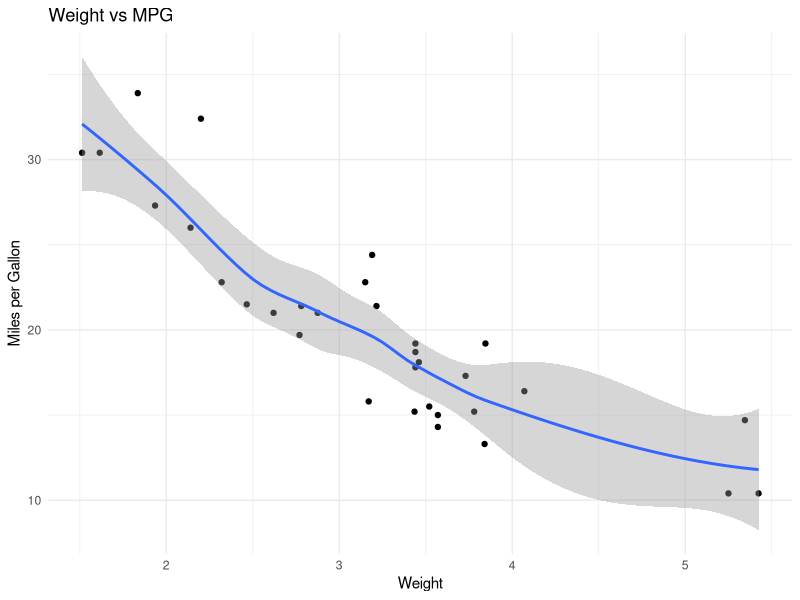
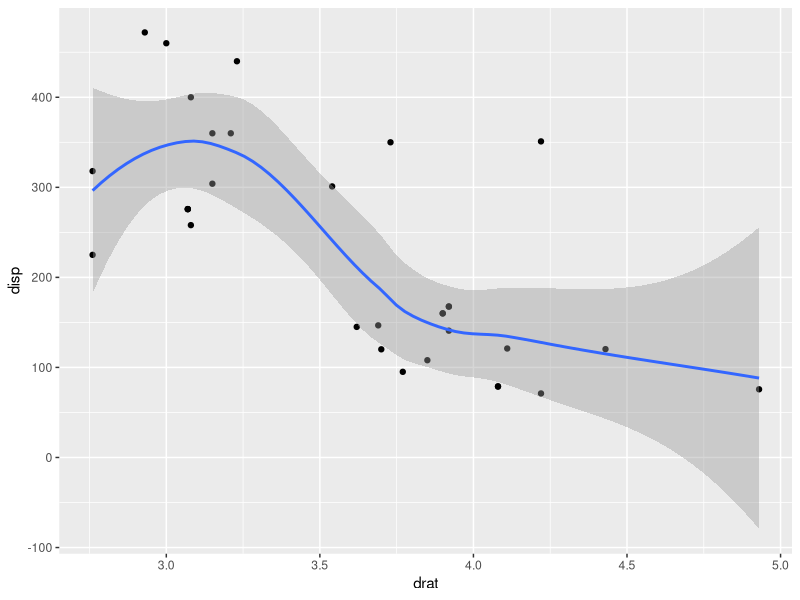
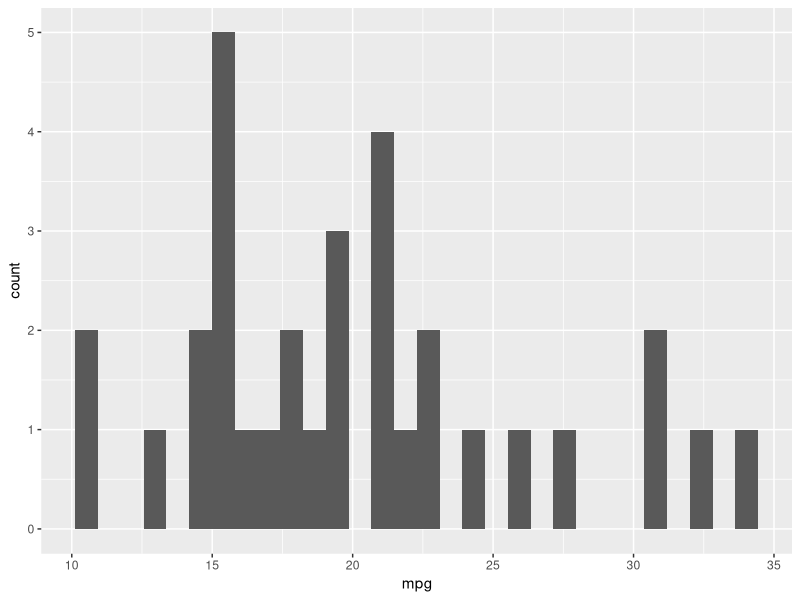

These figures' R source, in order:
## ---- chunk 1
0.1 + 0.1 + 0.1 - 0.3
0.3 - 0.1 - 0.1 - 0.1 # a variation

# run this if you want to avoid scientific notation
# if you want to take out scientific notation change option(scipen = 0)
options(scipen = 999)
## ---- chunk 2
# install.packages("tidyverse")
library(tidyverse)
## ---- chunk 3
mtcars[mtcars$cyl == 6 & mtcars$mpg > 20, c("mpg", "hp")]
## ---- chunk 4
mtcars %>%
  filter(cyl == 6, mpg > 20) |> # reminder that %>% is the same thing
  select(mpg, hp)
## ---- chunk 5
#| label: load data

data(mtcars) # reads in the data & adds it to your environment as a dataframe
mtcars

mtcars <- mtcars %>% 
  rownames_to_column('model')

view(mtcars)
#
head(mtcars)
#preview first few lines 
tail(mtcars)
#
summary(mtcars)
#

?mtcars
#help tab about dataset(if they are built-in)
## ---- chunk 6
mean(mtcars$mpg)


## ---- chunk 7

mean(mtcars$cyl)

#variables are columns, observations are rows
## ---- chunk 8

median(mtcars$cyl)
## ---- chunk 9
# this is a scatterplot of mpg by wt

ggplot(data = mtcars, aes(x = wt, y = mpg)) +
  geom_point() +
  theme_minimal() +
  geom_smooth() + 
  labs(title = "Weight vs MPG", x = "Weight", y = "Miles per Gallon")


## ---- chunk 10

ggplot(data = mtcars, aes(x = drat, y = disp)) + 
  geom_point() +
  geom_smooth()




## ---- chunk 11
mtcars <- mtcars %>% 
  mutate(am_f = factor(am, labels = c("auto", "manual")))

ggplot(data = mtcars, aes(x = mpg)) +
  geom_histogram() 
  
